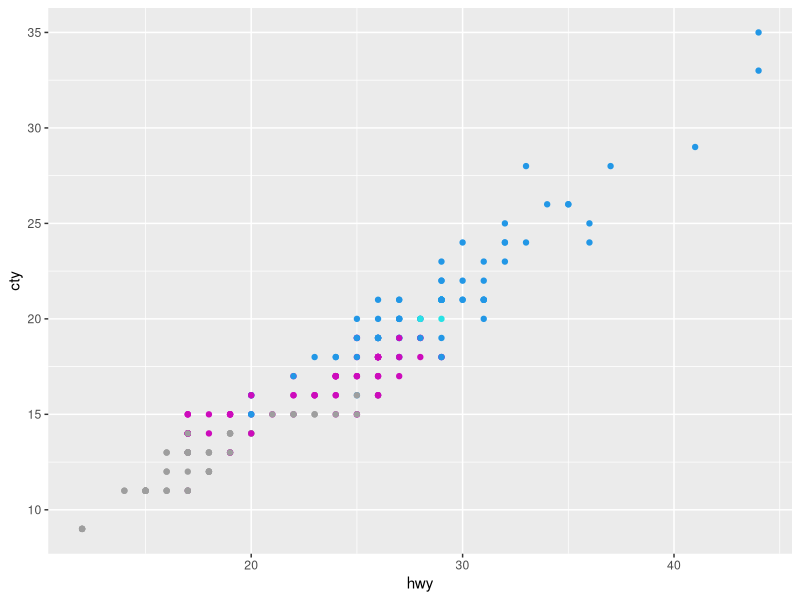
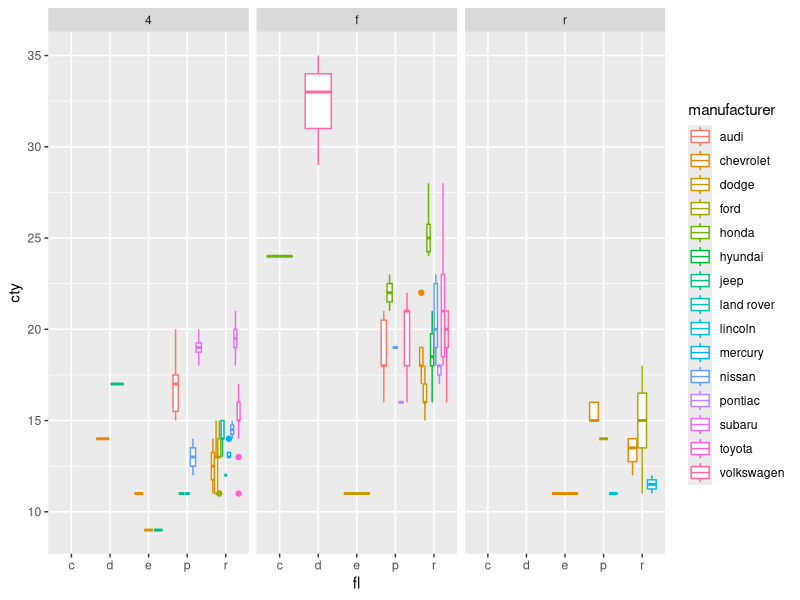

Write the R code that produced these figures, in order.
#importando o pacote GGPLOT
library(ggplot2)

#lendo a base de dados de automóveis
data(mpg)
names(mpg)

#descrição das variáveis disponíveis
## manufacturer - fabricante do veículo
## qualitativa nominal
mpg$manufacturer
## model - modelo do veículo
## qualitativa nominal
mpg$model
## displ - potência do motor (em litros)
## quantitativa contínua
mpg$displ
## year - ano de fabricação/lançamento
## qualitativa ordinal
mpg$year
## cyl - número de cilindros (pistões)
## quantitativa discreta
mpg$cyl
## trans - tipo de transmissão (câmbio)
## qualitativa nominal
mpg$trans
## drv - tipo de tração (dianteira, traseira, 4x4)
## qualitativa nominal
mpg$drv
## cty - consumo na cidade (milhas por galão)
## quantitativa continua
mpg$cty
## hwy - consumo na estrada (milhas por galão)
## quantitativa contínua
mpg$hwy
## fl - tipo de combustível
## qualitativa nominal
mpg$fl
## class - tipo de veículo
## qualitativa nominal
mpg$class

#resumo das variáveis
## qualitativa nominal - manufacturer, model, trans, drv, hwy, fl
## qualitativa ordinal - year
## quantitativa discreta - cyl
## quantitativa contínua - displ, cty, hwy,

#exibe total de registros e variáveis
dim(mpg)

#primeiro gráfico
attach(mpg)
ggplot(data = mpg, aes(x = hwy, y = cty)) + geom_point(color = cyl)

#segundo gráfico
ggplot() +
  facet_wrap(~drv) +
  geom_boxplot(data=mpg, mapping=aes(x=fl, y=cty, color=manufacturer))

